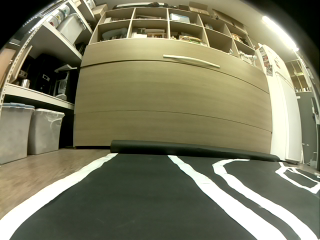
#> input picture assignments/no6/image_set/raw_image_0_ff.png, 320 x 240 px; its folder holds only this picture in this run
$ python decision_test.py
#> lines starting #> are read from the running program, lines starting #| are printed output that depends on the picture; after the words box and inside, x2 and y2 are one past the last pixel; in counts of white or black regions, pixels touching at a corner belong together
### 03 방향 결정/decision.py
# -*- coding: utf-8 -*-
"""
Created on Thu Jul 18 20:57:43 2019

@author: SHF_W
"""

# -*- coding: utf-8 -*-
"""
Created on Fri Jul 12 03:19:52 2019

@author: kbdlab2

motor
Camera Calibrated
select white
keyboard control (PWM)
decision

"""
import cv2
import numpy as np
import time
import math
import glob
import os
import image_process as img

def select_white(image, white):
    lower = np.uint8([white,white,white])
    upper = np.uint8([255,255,255])
    white_mask = cv2.inRange(image, lower, upper)
    return white_mask

def first_nonzero(arr, axis, invalid_val=-1):
    arr = np.flipud(arr)
    mask = arr!=0
    return np.where(mask.any(axis=axis), mask.argmax(axis=axis), invalid_val)

# [81 lines left out: functions set_path1, set_path2, not called in this run]


def set_path3(image, forward_criteria):
    height, width = image.shape
    height = height-1
    width = width-1
    center=int(width/2)
    left=0
    right=width

    center = int((left+right)/2)

    try:
        '''if image[height][:center].min(axis=0) == 255:
            left = 0
        else:
            left = image[height][:center].argmin(axis=0)
        if image[height][center:].max(axis=0) == 0:
            right = width
        else:
            right = center+image[height][center:].argmax(axis=0)
            q
        center = int((left+right)/2)'''

        print(int(first_nonzero(image[:,center],0,height)))
        forward = min(int(height),int(first_nonzero(image[:,center],0,height))-1)
        #print(height, first_nonzero(image[:,center],0,height))

        left_line = first_nonzero(image[height-forward:height,center:],1, width-center)
        right_line = first_nonzero(np.fliplr(image[height-forward:height,:center]),1, center)

        center_y = (np.ones(forward)*2*center-left_line+right_line)/2-center
        center_x = np.vstack((np.arange(forward), np.zeros(forward)))
        m, c = np.linalg.lstsq(center_x.T, center_y, rcond=-1)[0]
        if forward < 20 or forward < 50 and abs(m) < 0.35:
            result = 'backward'
        elif abs(m) < forward_criteria:
            result = 'forward'
        elif m > 0:
            result = 'left'
        else:
            result = 'right'
    except:
        result = 'backward'
        m = 0

    return result, round(m,4), forward


# [21 lines that do not run on import are left out]

### 03 방향 결정/image_process.py
import cv2
import numpy as np
import matplotlib.pyplot as plt
import time
import os
import glob

# [26 lines left out: functions show_BGR, make_black, show_BGR2, make_black2, not called in this run]

def select_color(image, lower, upper):
    image_HSV = cv2.cvtColor(image, cv2.COLOR_BGR2HSV)
    return cv2.inRange(image_HSV, lower, upper)

# [25 lines left out: functions edge_detection, hough_transform, not called in this run]

def region_of_interest(image, w=0.05, point=(0.2,0.5)):
    height, width = image.shape

    point1 = ( int(width*w), height )
    point2 = ( int(width*(1-w)), height )
    point3 = ( int(width*(1-point[0])), int(height*point[1]) )
    point4 = ( int(width*point[0]), int(height*point[1]) )

    poly = np.array([point1, point2, point3, point4])
    mask = np.zeros_like(image)
    cv2.fillPoly(mask, [poly], 255)
    masked_image = cv2.bitwise_and(image, mask)
    return masked_image


# [2 lines that do not run on import are left out]


### 03 방향 결정/decision_test.py
import cv2
import numpy as np
import time
import math
import glob
import os
import image_process as img
import decision

if __name__ == "__main__":
    start_time=time.time()
    path = './image_set/*.png'
    file_list = glob.glob(path)
    cnt = 0
    for i in file_list:
        image = cv2.imread(i)
#> image is the input picture: shape (240, 320, 3); mean B, G, R 95.5, 122.2, 123
        name, extension = os.path.splitext(os.path.basename(i))
        masked_image=img.region_of_interest(decision.select_white(image,160))
#> in select_white, `white_mask = cv2.inRange(image, lower, upper)`:
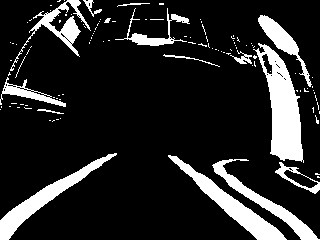
#> white_mask: shape (240, 320); 15.4% white; 114 white regions (98 under 20 px), largest, box (x1, y1, x2, y2) and area: (253, 43, 304, 163) 2849, (168, 155, 287, 240) 1876, (0, 153, 117, 240) 1723
#> in region_of_interest, `height, width = image.shape`: height = 240; width = 320
#> in region_of_interest, `point1 = ( int(width*w), height )`: point1 = (16, 240)
#> in region_of_interest, `point2 = ( int(width*(1-w)), height )`: point2 = (304, 240)
#> in region_of_interest, `point3 = ( int(width*(1-point[0])), int(height*point[1]) )`: point3 = (256, 120)
#> in region_of_interest, `point4 = ( int(width*point[0]), int(height*point[1]) )`: point4 = (64, 120)
#> in region_of_interest, `poly = np.array([point1, point2, point3, point4])`: poly = [[16, 240], [304, 240], [256, 120], [64, 120]]
#> in region_of_interest, `cv2.fillPoly(mask, [poly], 255)`:
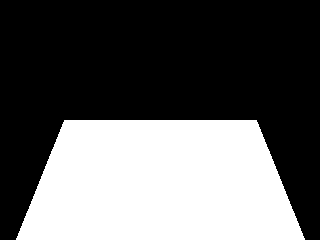
#> mask: shape (240, 320); 37.7% white; 1 white region, box (x1, y1, x2, y2) and area: (16, 120, 305, 240) 28920
#> in region_of_interest, `masked_image = cv2.bitwise_and(image, mask)`:
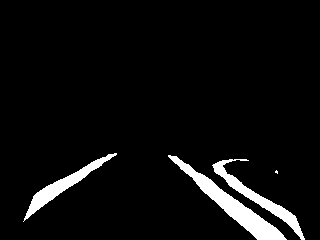
#> masked_image: shape (240, 320); 5.3% white; 4 white regions (1 under 20 px), largest, box (x1, y1, x2, y2) and area: (168, 155, 287, 240) 1876, (212, 159, 305, 240) 1125, (23, 153, 117, 222) 1062
        result=decision.set_path3(masked_image, 0.25)
#> in first_nonzero, `arr = np.flipud(arr)`: arr = 240 values from 0 to 0
#| 239
#> in set_path3, `forward = min(int(height),int(first_nonzero(image[:,center],0,height))..`: forward = 238
#> call 3 of first_nonzero, with axis = 1, invalid_val = 160
#> in first_nonzero (call 3), `arr = np.flipud(arr)`:
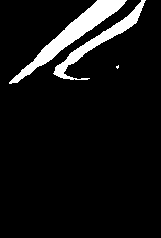
#> arr: shape (238, 161); 7.8% white; 3 white regions (1 under 20 px), largest, box (x1, y1, x2, y2) and area: (9, 0, 127, 84) 1846, (53, 0, 146, 80) 1121
#> in set_path3, `left_line = first_nonzero(image[height-forward:height,center:],1, widt..`: left_line = 238 values, max 160 at index 84, min 9 at index 82, mean 121.8
#> call 4 of first_nonzero, with axis = 1, invalid_val = 159
#> in first_nonzero (call 4), `arr = np.flipud(arr)`:
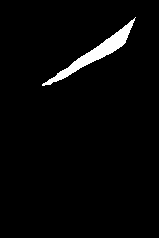
#> arr: shape (238, 159); 2.8% white; 1 white region, box (x1, y1, x2, y2) and area: (42, 17, 136, 86) 1062
#> in set_path3, `right_line = first_nonzero(np.fliplr(image[height-forward:height,:cent..`: right_line = 238 values, max 159 at index 0, min 42 at index 84, mean 138.7
#> in set_path3, `center_y = (np.ones(forward)*2*center-left_line+right_line)/2-center`: center_y = 238 values, max 40 at index 16, min -59 at index 84, mean 8.49
#> in set_path3, `m, c = np.linalg.lstsq(center_x.T, center_y, rcond=-1)[0]`: m = 0.0132; c = 0
#> result = ('forward', 0.0132, 238)

        if result[0][0] in name[-3:]:
            answer = '○'
            cnt += 1
        else:
            answer = '×'

        print(name, answer, result)
#| raw_image_0_ff ○ ('forward', 0.0132, 238)

        # draw line, set_path_3

        y1, x1 = masked_image.shape
#> y1 = 240; x1 = 320
        x1 = int(x1/2)
#> x1 = 160
        x2 = int(-result[2] * result[1] + x1)
#> x2 = 156
        y2 = y1-result[2]
#> y2 = 2
        cv2.line(image,(x1,y1),(x2,y2),(0,0,255),2)
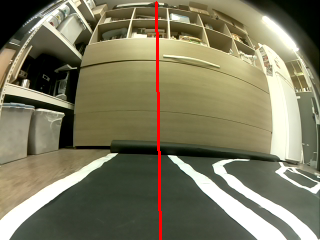
#> image: shape (240, 320, 3); 0.93% of pixels changed, all inside (x1, y1, x2, y2) = (155, 1, 162, 240)
        cv2.line(masked_image,(x1,y1),(x2,y2),(100),2)
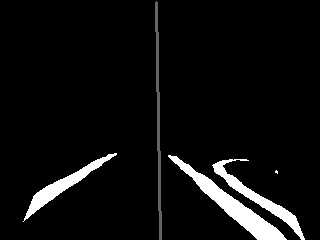
#> masked_image: shape (240, 320); 0.93% of pixels changed, all inside (x1, y1, x2, y2) = (155, 1, 162, 240)

        cv2.imshow('image', image)
        cv2.imshow('white', masked_image)
        key = cv2.waitKey(0)
#> (key q is pressed here)

        if key == ord('q'):
            break


    cv2.destroyAllWindows()
    print('\nTotal:', str(len(file_list)))
    print('Acurracy:', str(round(100*cnt/len(file_list), 2))+" %")

$ run again, on assignments/no6/image_set/raw_image_13_frl.png
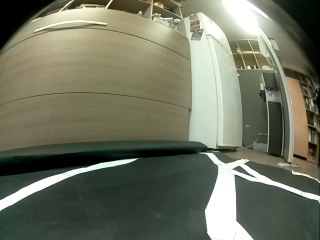
#> input picture assignments/no6/image_set/raw_image_13_frl.png, 320 x 240 px
#> image is the input picture: shape (240, 320, 3); mean B, G, R 96.6, 115.5, 111.3
#> in select_white, `white_mask = cv2.inRange(image, lower, upper)`:
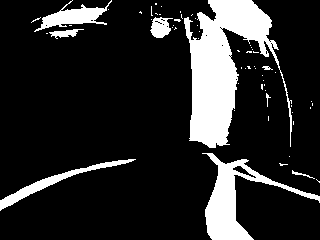
#> white_mask: shape (240, 320); 16.2% white; 60 white regions (51 under 20 px), largest, box (x1, y1, x2, y2) and area: (184, 0, 292, 148) 7127, (202, 153, 320, 240) 2735, (0, 159, 136, 211) 946
#> in region_of_interest, `height, width = image.shape`: height = 240; width = 320
#> point1 = (16, 240)
#> point2 = (304, 240)
#> point3 = (256, 120)
#> point4 = (64, 120)
#> poly = [[16, 240], [304, 240], [256, 120], [64, 120]]
#> arr = 240 values from 0 to 0
#| 239
#> forward = 238
#> arr: shape (238, 161); 9% white; 2 white regions, box (x1, y1, x2, y2) and area: (43, 0, 125, 86) 2520, (30, 91, 72, 119) 943
#> left_line = 238 values, max 160 at index 86, min 30 at index 98, mean 106.1
#> arr: shape (238, 159); 1.5% white; 1 white region, box (x1, y1, x2, y2) and area: (23, 47, 124, 80) 561
#> right_line = 238 values, max 159 at index 0, min 23 at index 79, mean 147.8
#> center_y = 238 values, max 64.5 at index 98, min -14.5 at index 79, mean 20.85
#> m = 0.0619; c = 0
#> result = ('forward', 0.0619, 238)
#| raw_image_13_frl ○ ('forward', 0.0619, 238)
#> x2 = 145
#> y2 = 2
#> image: shape (240, 320, 3); 0.93% of pixels changed, all inside (x1, y1, x2, y2) = (144, 1, 162, 240)
#> `cv2.line(masked_image,(x1,y1),(x2,y2),(100),2)`:
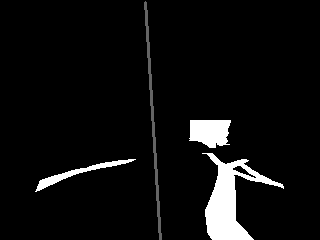
#> masked_image: shape (240, 320); min 0, max 255, mean 14.4

$ run again, on assignments/no6/image_set/raw_image_14_bl.png
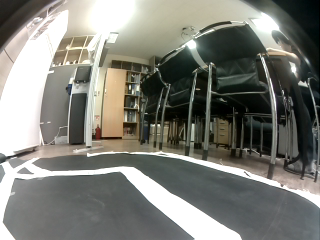
#> input picture assignments/no6/image_set/raw_image_14_bl.png, 320 x 240 px
#> image is the input picture: shape (240, 320, 3); mean B, G, R 119, 126.1, 125.5
#> in select_white, `white_mask = cv2.inRange(image, lower, upper)`:
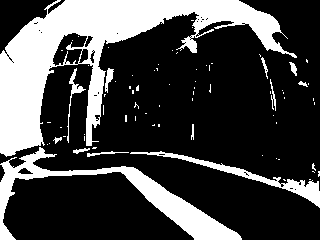
#> white_mask: shape (240, 320); 26.9% white; 76 white regions (63 under 20 px), largest, box (x1, y1, x2, y2) and area: (0, 0, 297, 157) 14094, (0, 147, 242, 240) 4296, (130, 151, 320, 208) 1313
#> in region_of_interest, `height, width = image.shape`: height = 240; width = 320
#> point1 = (16, 240)
#> point2 = (304, 240)
#> point3 = (256, 120)
#> point4 = (64, 120)
#> poly = [[16, 240], [304, 240], [256, 120], [64, 120]]
#> arr = 240 values, max 255 at index 30, min 0 at index 0, mean 34
#| 30
#> forward = 29
#> arr: shape (29, 161); 28.2% white; 1 white region, box (x1, y1, x2, y2) and area: (1, 0, 83, 29) 1316
#> left_line = 29 values, max 35 at index 0, min 1 at index 28, mean 18.24
#> arr: shape (29, 159); every value is 0
#> right_line = 29 values from 159 to 159
#> center_y = 29 values from 62 to 79
#> m = 3.86; c = 0
#> result = ('left', 3.86, 29)
#| raw_image_14_bl ○ ('left', 3.8641, 29)
#> x2 = 47
#> y2 = 211
#> image: shape (240, 320, 3); 0.43% of pixels changed, all inside (x1, y1, x2, y2) = (46, 210, 161, 240)
#> `cv2.line(masked_image,(x1,y1),(x2,y2),(100),2)`:
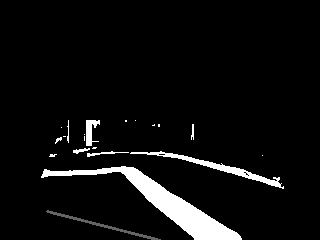
#> masked_image: shape (240, 320); min 0, max 255, mean 14.5

$ run again, on assignments/no6/image_set/raw_image_15_bb.png
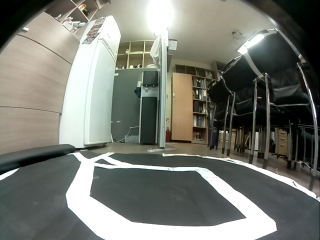
#> input picture assignments/no6/image_set/raw_image_15_bb.png, 320 x 240 px
#> image is the input picture: shape (240, 320, 3); mean B, G, R 114.3, 122.9, 120.3
#> white_mask: shape (240, 320); 24.5% white; 67 white regions (56 under 20 px), largest, box (x1, y1, x2, y2) and area: (5, 0, 196, 148) 10976, (66, 152, 277, 240) 6349, (235, 24, 274, 59) 528
#> in region_of_interest, `height, width = image.shape`: height = 240; width = 320
#> point1 = (16, 240)
#> point2 = (304, 240)
#> point3 = (256, 120)
#> point4 = (64, 120)
#> poly = [[16, 240], [304, 240], [256, 120], [64, 120]]
#> in region_of_interest, `masked_image = cv2.bitwise_and(image, mask)`:
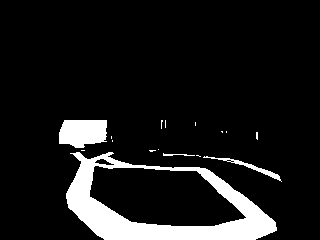
#> masked_image: shape (240, 320); 10.2% white; 16 white regions (12 under 20 px), largest, box (x1, y1, x2, y2) and area: (66, 152, 277, 240) 6349, (59, 120, 107, 148) 1134, (203, 156, 282, 182) 270, (163, 153, 195, 156) 46
#> arr = 240 values, max 255 at index 0, min 0 at index 15, mean 20.19
#| 0
#> forward = -1
#> left_line = empty array
#> result = ('backward', 0, -1)
#| raw_image_15_bb ○ ('backward', 0, -1)
#> x2 = 160
#> y2 = 241
#> image: shape (240, 320, 3); under 0.01% of pixels changed, all inside (x1, y1, x2, y2) = (160, 239, 161, 240)
